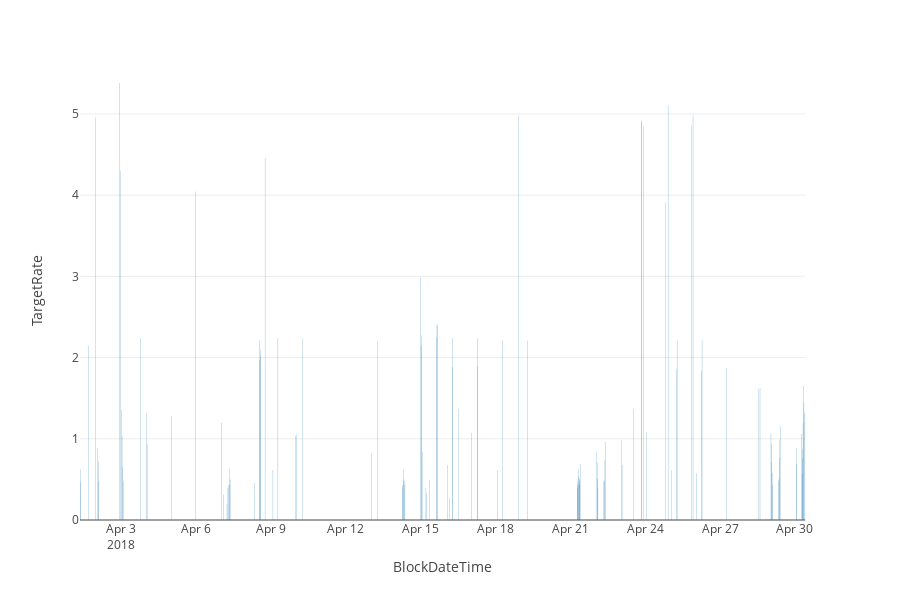

The notebook cell this image was saved under:
### Markdown cell above
#### Посмотрим, как размещены рекламные ролики по месяцу

### Code cell
px.bar(data.iloc[np.where(sel[:, 0] == 1)[0]], x = 'BlockDateTime', y = 'TargetRate')
